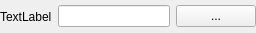
<?xml version="1.0" encoding="UTF-8"?>
<ui version="4.0">
 <class>PathSelector</class>
 <widget class="QWidget" name="PathSelector">
  <property name="geometry">
   <rect>
    <x>0</x>
    <y>0</y>
    <width>256</width>
    <height>33</height>
   </rect>
  </property>
  <property name="windowTitle">
   <string>Form</string>
  </property>
  <layout class="QHBoxLayout" name="horizontalLayout">
   <property name="leftMargin">
    <number>0</number>
   </property>
   <property name="topMargin">
    <number>0</number>
   </property>
   <property name="rightMargin">
    <number>0</number>
   </property>
   <property name="bottomMargin">
    <number>0</number>
   </property>
   <item>
    <widget class="QLabel" name="label">
     <property name="text">
      <string>TextLabel</string>
     </property>
    </widget>
   </item>
   <item>
    <widget class="QLineEdit" name="lineEdit"/>
   </item>
   <item>
    <widget class="QPushButton" name="pushButton">
     <property name="text">
      <string>...</string>
     </property>
    </widget>
   </item>
  </layout>
 </widget>
 <resources/>
 <connections/>
</ui>
